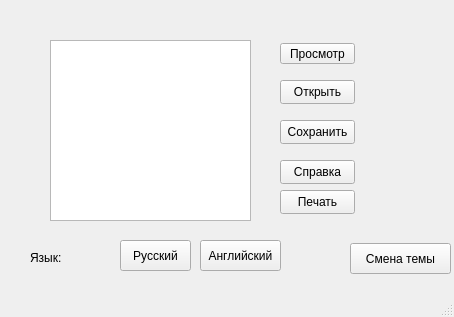
<?xml version="1.0" encoding="UTF-8"?>
<ui version="4.0">
 <class>MainWindow</class>
 <widget class="QMainWindow" name="MainWindow">
  <property name="geometry">
   <rect>
    <x>0</x>
    <y>0</y>
    <width>454</width>
    <height>317</height>
   </rect>
  </property>
  <property name="windowTitle">
   <string>MainWindow</string>
  </property>
  <widget class="QWidget" name="centralwidget">
   <widget class="QPlainTextEdit" name="plainTextEdit">
    <property name="geometry">
     <rect>
      <x>50</x>
      <y>40</y>
      <width>201</width>
      <height>181</height>
     </rect>
    </property>
   </widget>
   <widget class="QPushButton" name="buttonSave">
    <property name="geometry">
     <rect>
      <x>280</x>
      <y>120</y>
      <width>75</width>
      <height>24</height>
     </rect>
    </property>
    <property name="text">
     <string>Сохранить</string>
    </property>
   </widget>
   <widget class="QPushButton" name="buttonRead">
    <property name="geometry">
     <rect>
      <x>280</x>
      <y>43</y>
      <width>75</width>
      <height>21</height>
     </rect>
    </property>
    <property name="text">
     <string>Просмотр</string>
    </property>
   </widget>
   <widget class="QPushButton" name="buttunHelp">
    <property name="geometry">
     <rect>
      <x>280</x>
      <y>160</y>
      <width>75</width>
      <height>24</height>
     </rect>
    </property>
    <property name="text">
     <string>Справка</string>
    </property>
   </widget>
   <widget class="QPushButton" name="buttonOpen">
    <property name="geometry">
     <rect>
      <x>280</x>
      <y>80</y>
      <width>75</width>
      <height>24</height>
     </rect>
    </property>
    <property name="text">
     <string>Открыть</string>
    </property>
   </widget>
   <widget class="QPushButton" name="buttonLanguageEn">
    <property name="geometry">
     <rect>
      <x>200</x>
      <y>240</y>
      <width>81</width>
      <height>31</height>
     </rect>
    </property>
    <property name="text">
     <string>Английский</string>
    </property>
   </widget>
   <widget class="QLabel" name="label">
    <property name="geometry">
     <rect>
      <x>30</x>
      <y>250</y>
      <width>81</width>
      <height>16</height>
     </rect>
    </property>
    <property name="text">
     <string>Язык:</string>
    </property>
   </widget>
   <widget class="QPushButton" name="buttonLanguageRus">
    <property name="geometry">
     <rect>
      <x>120</x>
      <y>240</y>
      <width>71</width>
      <height>31</height>
     </rect>
    </property>
    <property name="text">
     <string>Русский</string>
    </property>
   </widget>
   <widget class="QPushButton" name="buttonTopic">
    <property name="geometry">
     <rect>
      <x>350</x>
      <y>243</y>
      <width>101</width>
      <height>31</height>
     </rect>
    </property>
    <property name="text">
     <string>Смена темы</string>
    </property>
   </widget>
   <widget class="QPushButton" name="buttonPrint">
    <property name="geometry">
     <rect>
      <x>280</x>
      <y>190</y>
      <width>75</width>
      <height>24</height>
     </rect>
    </property>
    <property name="text">
     <string>Печать</string>
    </property>
   </widget>
  </widget>
  <widget class="QMenuBar" name="menubar">
   <property name="geometry">
    <rect>
     <x>0</x>
     <y>0</y>
     <width>454</width>
     <height>22</height>
    </rect>
   </property>
  </widget>
  <widget class="QStatusBar" name="statusbar"/>
 </widget>
 <resources/>
 <connections/>
</ui>
